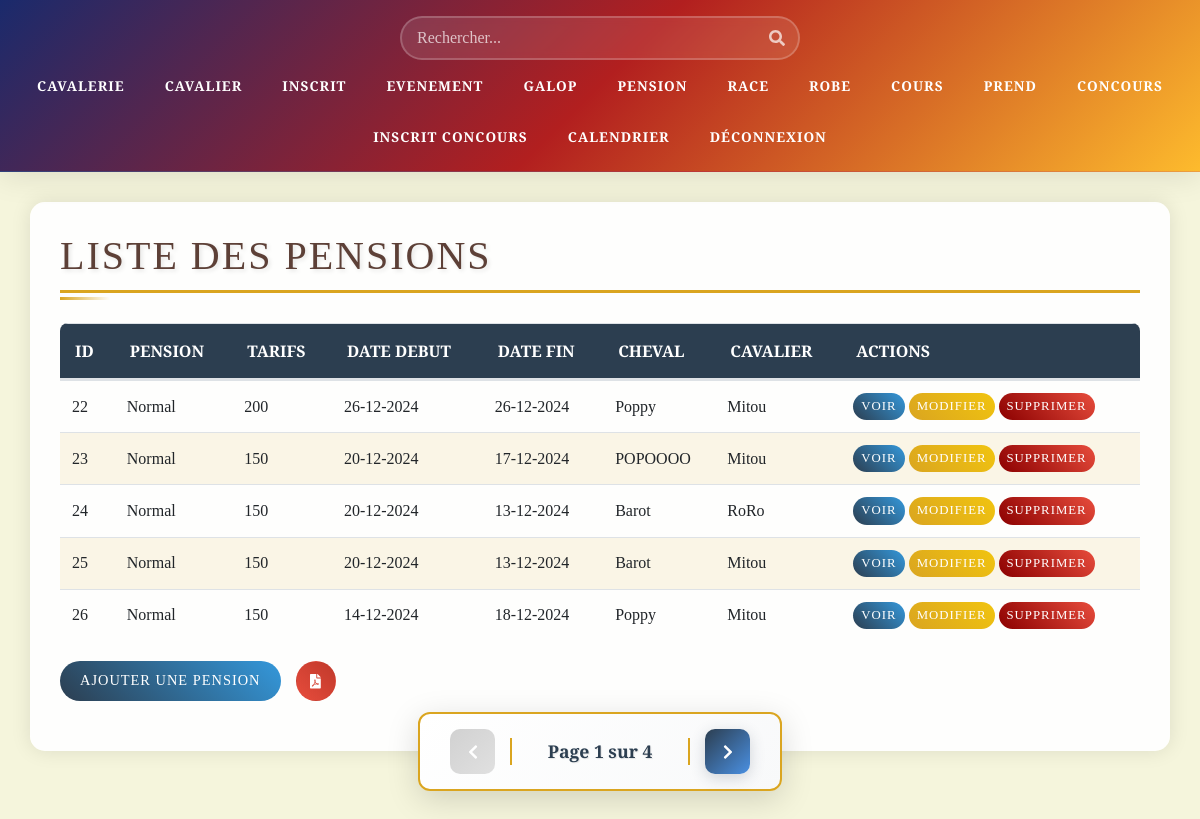
The app's page /Vue/vue_pension.php with its own data.
### tables this page shows
CREATE TABLE `pension` (
  `idPension` int(11) NOT NULL,
  `Tarifs` int(11) NOT NULL,
  `LibPension` varchar(30) NOT NULL,
  `DateDebutP` varchar(30) NOT NULL,
  `DateFinP` varchar(30) NOT NULL,
  `RefNumSir` int(11) NOT NULL,
  `Supprime` int(11) NOT NULL DEFAULT 0,
  `RefCavalier` int(11) NOT NULL
);

CREATE TABLE `cavalerie` (
  `NumSir` int(11) NOT NULL,
  `NomCheval` varchar(30) NOT NULL,
  `Garot` int(11) NOT NULL,
  `RefRace` int(11) NOT NULL,
  `RefRobe` int(11) NOT NULL,
  `Supprime` int(11) NOT NULL DEFAULT 0,
  `DateNC` varchar(30) NOT NULL
);

CREATE TABLE `cavalier` (
  `idCavalier` int(11) NOT NULL,
  `Numlicence` int(11) NOT NULL,
  `NomCavalier` varchar(30) NOT NULL,
  `PrenomCavalier` varchar(30) NOT NULL,
  `NomResponsable` varchar(30) NOT NULL,
  `PreNomResponsable` varchar(30) NOT NULL,
  `TelResponsable` varchar(30) NOT NULL,
  `MailResponsable` varchar(30) NOT NULL,
  `PasswordResponsable` varchar(30) NOT NULL,
  `COPResponsable` int(11) NOT NULL,
  `Nomcommune` varchar(30) NOT NULL,
  `Assurance` varchar(30) NOT NULL,
  `RefG` int(11) NOT NULL,
  `Supprime` int(11) NOT NULL DEFAULT 0,
  `DateNaissanceCavalier` varchar(30) NOT NULL
);

### Class/class_pension.php (called while the page is built, shortened)
<?php
class Pension {
    public function pension_all() {
        $Con = connexionPDO();
        $SQL = "SELECT idPension, Tarifs, LibPension, DateDebutP, DateFinP, RefNumSir, RefCavalier, Supprime FROM pension WHERE Supprime = 0";
        $req = $Con->prepare($SQL);
        $req->execute();
        $resultat = $req->fetchAll();
        return $resultat;
    }
    public function getpensionCavalier($RefCavalier) {
        $Con = connexionPDO();
        $SQL = "SELECT NomCavalier FROM cavalier WHERE idCavalier = :RefCavalier";
        $req = $Con->prepare($SQL);
        $data = [":RefCavalier" => $RefCavalier];
        $req->execute($data);
        $resultat = $req->fetch(PDO::FETCH_ASSOC);
        return $resultat['NomCavalier'];
    }
    public function getPensionCavalerie($id) {
        $Con = connexionPDO();
        $SQL = "SELECT NomCheval FROM cavalerie WHERE NumSir = :NumSir";
        $req = $Con->prepare($SQL);
        $data = [":NumSir" => $id];
        $req->execute($data);
        $ligne = $req->fetch(PDO::FETCH_ASSOC);
        return $ligne["NomCheval"];
    }
}

### Vue/vue_pension.php (the view, shortened to what this page needs)
<?php
require 'vue_header.php';
require_once __DIR__ . '/../Class/class_pension.php';
?>
<!DOCTYPE html>
<html lang="fr">
<head>
    <link rel="stylesheet" href="https://stackpath.bootstrapcdn.com/bootstrap/4.4.1/css/bootstrap.min.css"
>
    <link rel="stylesheet" href="../Css/Css_header.css">
    <link rel="stylesheet" href="../Css/Css_vue.css">
</head>
<body>
    <main class="container">
        <div class="row">
            <section class = "col-12">
                <?php
                if(!empty($content)){
                    echo $content;
                } else {
                ?>
                <h1>Liste des Pensions</h1>
                <table class="table">
                    <thead>
                        <tr>
                            <th>Id</th>
                            <th>Pension</th>
                            <th>Tarifs</th>
                            <th>Date Debut</th>
                            <th>Date Fin</th>
                            <th>Cheval</th>
                            <th>Cavalier</th>
                            <th>Actions</th>
                        </tr>
                    </thead>
                    <tbody>
                        <?php
                        $C_pension = new Pension("","","","","","");
                        $allPension = $C_pension->pension_all();
                        foreach ($allPension as $pension) {
                            ?>
                            <tr>
                                <td><?= $pension['idPension']; ?></td>
                                <td><?= $pension['LibPension']; ?></td>
                                <td><?= $pension['Tarifs']; ?></td>
                                <td><?= $pension['DateDebutP']; ?></td>
                                <td><?= $pension['DateFinP']; ?></td>
                                <td><?= $C_pension->getPensionCavalerie($pension['RefNumSir']); ?></td>
                                <td><?= $C_pension->getpensionCavalier($pension['RefCavalier']); ?>
                                <td><a href="vue_pension.php?id=<?= $pension['idPension']; ?>&action=Voir" class="btn btn-primary">Voir</a>
                                <a href="vue_pension.php?id=<?= $pension['idPension']; ?>&action=Modifier" class="btn btn-warning">Modifier</a>
                                <a href="vue_pension.php?id=<?= $pension['idPension']; ?>&action=Supprimer" class="btn btn-danger">Supprimer</a></td>
                            </tr>
                            <?php
                        }
                        ?>
                    </tbody>
                </table>
                <form method="get">
                    <div class="action-buttons">
                        <form method="get" style="display: inline;">
                            <button type="submit" name="action" value="add" class="btn btn-primary">Ajouter une Pension</button>
                        </form>
                        <a href="../Class/PDF/class_PensionPDF.php" target="_blank" class="btn btn-pdf">
                            <i class="fas fa-file-pdf"></i>
                        </a>
                    </div>
                    </form>
                <?php
                }
                ?>
            </section>
        </div>
    </main>
    </body>
    </html>

### Css/Css_header.css (style rules this page uses)
:root { --header-bg: linear-gradient(135deg, #1a2a6c, #b21f1f, #fdbb2d); --nav-hover: rgba(255, 255, 255, 0.1); --text-color: #fff; --accent-color: #fdbb2d; --animation-speed: 0.3s; }
main { margin-top: 1rem; padding: 0 1rem; }

### Css/Css_vue.css (style rules this page uses)
:root { --primary-color: #2C3E50; --secondary-color: #8B4513; --accent-color: #DAA520; --light-color: #F5F5DC; --success-color: #2E7D32; --danger-color: #8B0000; --text-color: #1A1A1A; --bg-color: #F5F5DC; --card-bg: #FFFFFF; --table-stripe: rgba(218, 165, 32, 0.15); --table-hover: rgba(139, 69, 19, 0.2); --shadow-color: rgba(0, 0, 0, 0.15); --heading-color: #5D4037; --label-color: #2C3E50; }
body { background-color: var(--light-color); background-image: url('../images/texture-cuir.png'); font-family: 'Crimson Text', serif; }
h1 { color: var(--secondary-color); text-transform: uppercase; letter-spacing: 2px; border-bottom: 3px solid var(--accent-color); padding-bottom: 10px; margin-bottom: 30px; }
.container { background-color: rgba(255, 255, 255, 0.95); border-radius: 15px; box-shadow: 0 0 20px rgba(0, 0, 0, 0.1); padding: 30px; margin-top: 30px; }
.table { border-collapse: separate; border-spacing: 0; border-radius: 8px; overflow: hidden; }
.table thead { background-color: var(--primary-color); color: white; }
.table th { padding: 15px; font-weight: 600; text-transform: uppercase; }
.table td { padding: 12px; vertical-align: middle; }
.table tbody tr:nth-child(even) { background-color: rgba(218, 165, 32, 0.1); }
.btn { border-radius: 25px; padding: 8px 20px; transition: all 0.3s cubic-bezier(0.4, 0, 0.2, 1); text-transform: uppercase; font-size: 0.9rem; letter-spacing: 1px; position: relative; overflow: hidden; z-index: 1; }
.btn::before { content: ''; position: absolute; top: 0; left: 0; width: 0; height: 100%; background: rgba(255, 255, 255, 0.2); transition: all 0.3s ease; z-index: -1; }
.btn-primary { background: linear-gradient(45deg, var(--primary-color), #3498db); border: none; color: white; }
.btn-warning { background: linear-gradient(45deg, var(--accent-color), #f1c40f); border: none; color: white; }
.btn-danger { background: linear-gradient(45deg, var(--danger-color), #e74c3c); border: none; color: white; }
h1, h2, h3, h4, h5, h6 { position: relative; color: var(--heading-color); text-shadow: 2px 2px 4px rgba(0, 0, 0, 0.1); transition: all 0.3s ease; }
h1::after { content: ''; position: absolute; bottom: -10px; left: 0; width: 50px; height: 3px; background: linear-gradient(to right, var(--accent-color), transparent); transition: width 0.3s ease; }
a { position: relative; color: var(--primary-color); text-decoration: none; transition: all 0.3s ease; }
a::before { content: ''; position: absolute; bottom: -2px; left: 0; width: 0; height: 2px; background: var(--accent-color); transition: width 0.3s ease; }
.table td, .table th { transition: all 0.3s ease; }
.pagination-change { animation: pageChange 0.4s ease-out forwards; }
main { margin-bottom: 80px; }
.table td .btn { white-space: nowrap; padding: 4px 8px; font-size: 0.8rem; flex-shrink: 0; min-width: auto; margin: 0; }
.action-buttons { display: flex; align-items: center; gap: 15px; margin: 20px 0; }
.action-buttons .btn-primary { height: 40px; display: flex; align-items: center; padding: 0 20px; }
.btn-pdf { display: inline-flex; align-items: center; justify-content: center; width: 40px; height: 40px; background: linear-gradient(45deg, #e74c3c, #c0392b); color: white; border-radius: 50%; transition: all 0.3s ease; padding: 0; }

### records on screen
pension: idPension "22", LibPension "Normal", Tarifs "200", DateDebutP "26-12-2024", DateFinP "26-12-2024", RefNumSir.NomCheval "Poppy", RefCavalier.NomCavalier "Mitou"
pension: idPension "23", LibPension "Normal", Tarifs "150", DateDebutP "20-12-2024", DateFinP "17-12-2024", RefNumSir.NomCheval "POPOOOO", RefCavalier.NomCavalier "Mitou"
pension: idPension "24", LibPension "Normal", Tarifs "150", DateDebutP "20-12-2024", DateFinP "13-12-2024", RefNumSir.NomCheval "Barot", RefCavalier.NomCavalier "RoRo"
pension: idPension "25", LibPension "Normal", Tarifs "150", DateDebutP "20-12-2024", DateFinP "13-12-2024", RefNumSir.NomCheval "Barot", RefCavalier.NomCavalier "Mitou"
pension: idPension "26", LibPension "Normal", Tarifs "150", DateDebutP "14-12-2024", DateFinP "18-12-2024", RefNumSir.NomCheval "Poppy", RefCavalier.NomCavalier "Mitou"
